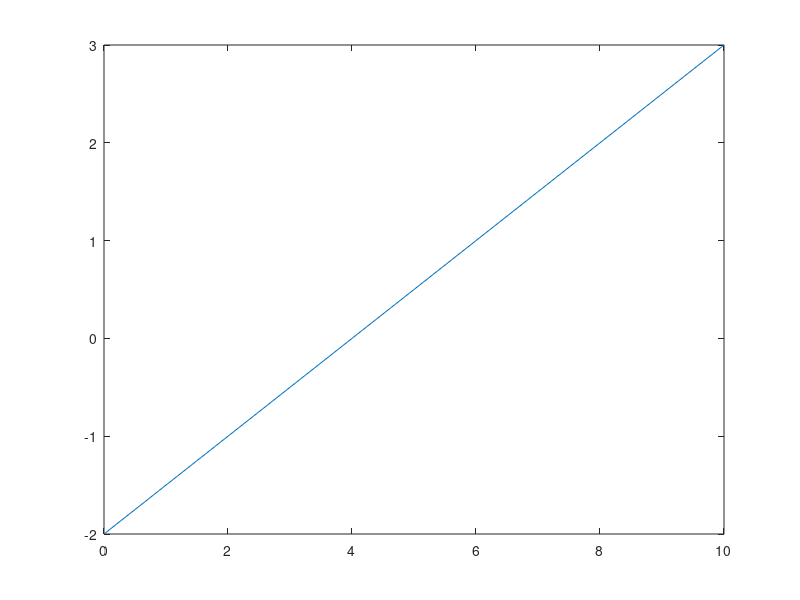

Write MATLAB code to recreate this figure.
%zadanie 2

m = 0.5;
c = -2;
x = [0,1.5,3,4,5,7,9,10];
y =[0,0,0,0,0,0,0,0];

for i = 1:8
  y(i)=m*x(i)+c;
endfor

plot(x,y)